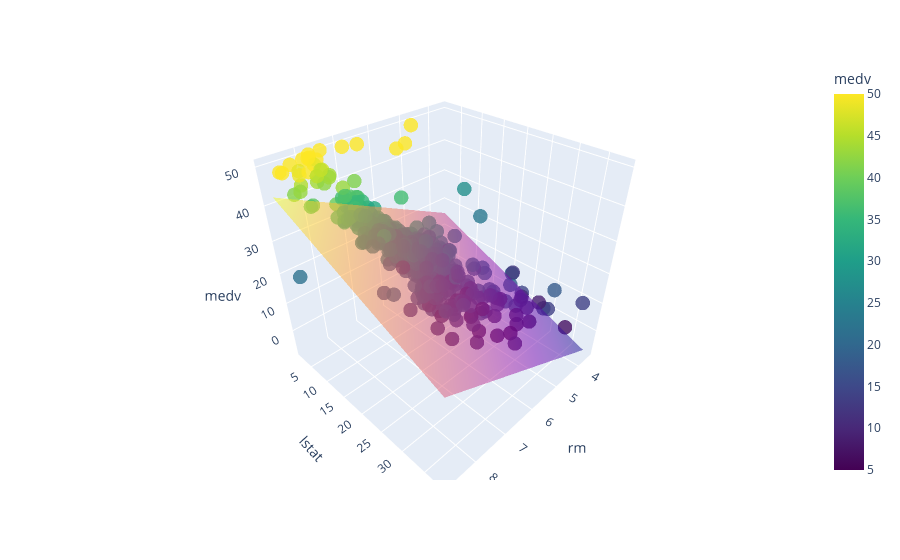

The notebook cell saved with this chart:
### Code cell
beta_0 = model.params["const"]
beta_1 = model.params["rm"]
beta_2 = model.params["lstat"]

rm_grid, lstat_grid = np.meshgrid(
    np.linspace(X["rm"].min(), X["rm"].max(), 100),
    np.linspace(X["lstat"].min(), X["lstat"].max(), 100),
)

Z = beta_0 + (beta_1 * rm_grid) + (beta_2 * lstat_grid)

fig = px.scatter_3d(
    df,
    x="rm",
    y="lstat",
    z="medv",
    color="medv",
    color_continuous_scale="Viridis",
    opacity=0.8,
)
fig.update_traces(marker=dict(size=5))


fig.add_trace(
    go.Surface(
        x=rm_grid,
        y=lstat_grid,
        z=Z,
        opacity=0.5,
        showscale=False
    )
)

fig.update_layout(
    scene=dict(
        xaxis_title="rm",
        yaxis_title="lstat",
        zaxis_title="medv"
    )
)

fig.show()

### Figure 1 — Plotly figure (JSON) as saved in the notebook; plotly's stock layout.template omitted (floating-point values rounded to 4 significant figures; data arrays with more than 128 entries replaced by an {"elided": "..."} marker saying what was removed)
{"data": [{"hovertemplate": "rm=%{x}<br>lstat=%{y}<br>medv=%{marker.color}<extra></extra>", "legendgroup": "", "marker": {"color": {"elided": "506 float values"}, "coloraxis": "coloraxis", "opacity": 0.8, "size": 5, "symbol": "circle"}, "mode": "markers", "name": "", "scene": "scene", "showlegend": false, "type": "scatter3d", "x": {"elided": "506 float values"}, "y": {"elided": "506 float values"}, "z": {"elided": "506 float values"}}, {"opacity": 0.5, "showscale": false, "type": "surface", "x": {"elided": "100x100 float values"}, "y": {"elided": "100x100 float values"}, "z": {"elided": "100x100 float values"}}], "layout": {"coloraxis": {"colorbar": {"title": {"text": "medv"}}, "colorscale": [[0, "#440154"], [0.1111, "#482878"], [0.2222, "#3e4989"], [0.3333, "#31688e"], [0.4444, "#26828e"], [0.5556, "#1f9e89"], [0.6667, "#35b779"], [0.7778, "#6ece58"], [0.8889, "#b5de2b"], [1, "#fde725"]]}, "legend": {"tracegroupgap": 0}, "margin": {"t": 60}, "scene": {"domain": {"x": [0, 1], "y": [0, 1]}, "xaxis": {"title": {"text": "rm"}}, "yaxis": {"title": {"text": "lstat"}}, "zaxis": {"title": {"text": "medv"}}}}}
